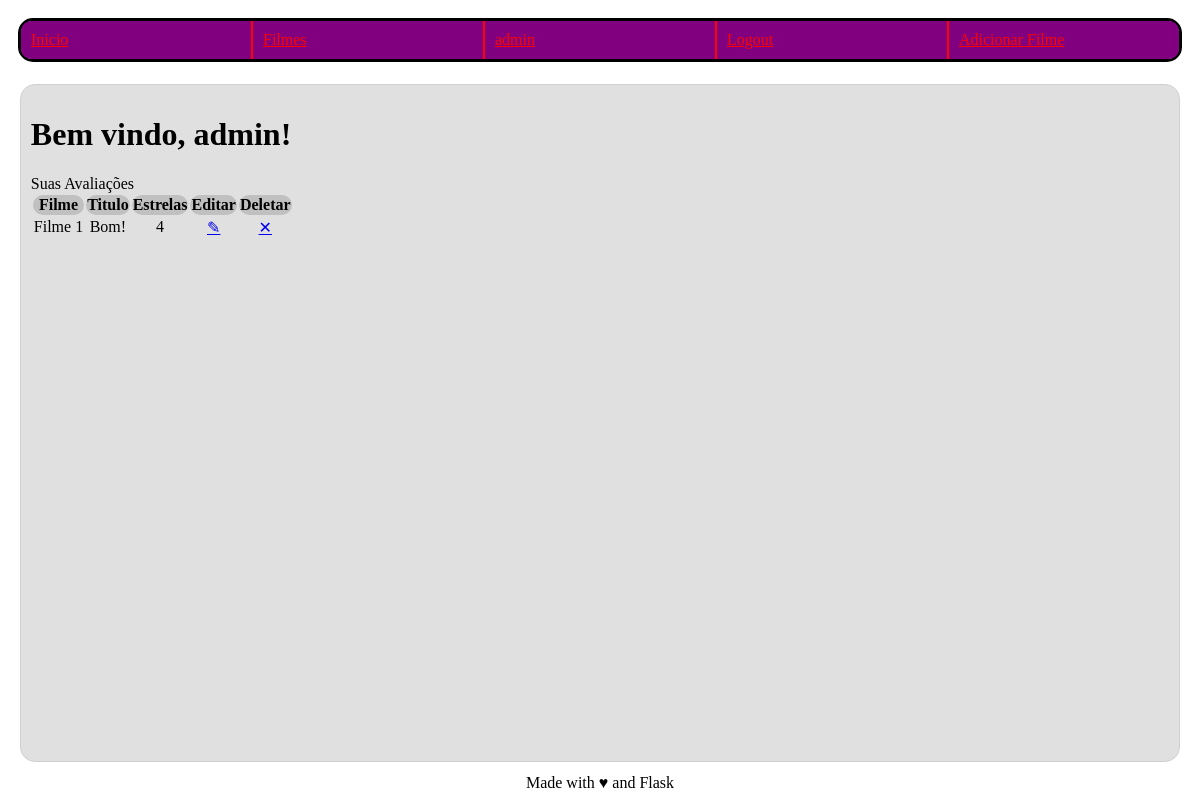
/ (signed in), run on the app's committed database.
### imdb/usuario/models.py (models this page shows, shortened)
class Usuario(db.Model, UserMixin):
   bcrypt = Bcrypt()
   __tablename__ = 'usuario'
   id = db.Column(db.Integer, primary_key=True)
   email = db.Column(db.String(80), unique=True, nullable=False)
   username = db.Column(db.String(80), unique=True, nullable=False)
   senha = db.Column(db.String(255),nullable = False)
   funcao = db.Column(db.String(50), server_default="user", nullable=False) #admin ou normal
   avaliacoes = db.relationship(Avaliacao, backref='usuario', lazy= True)

### imdb/filme/models.py (models this page shows, shortened)
class Avaliacao(db.Model):
    __tablename__ = 'avaliacao'
    id = db.Column(db.Integer, primary_key=True)
    titulo = db.Column(db.String(200), nullable=False)
    corpo = db.Column(db.String(500))
    estrelas = db.Column(db.Integer, nullable=False)
    id_filme = db.Column(db.Integer, db.ForeignKey('filme.id'), nullable=False)
    id_usuario = db.Column(db.Integer, db.ForeignKey('usuario.id'), nullable=False)

class Filme(db.Model):
   __tablename__ = 'filme'
   id = db.Column(db.Integer, primary_key=True)
   titulo = db.Column(db.String(160), unique=True, nullable=False)
   id_imdb = db.Column(db.String(7), unique=True, nullable=False)
   atores = db.Column(db.String(1000), nullable=False)
   diretor = db.Column(db.String(160), nullable=False)
   avaliacoes = db.relationship('Avaliacao', cascade="all,delete", backref='filme', lazy= True)

### imdb/principal/views.py (the view)
@principal.route("/")
def index():
   usuario = current_user
   if usuario.is_authenticated:
       return render_template("principal.html.j2", usuario=usuario, avaliacoes=usuario.avaliacoes)
   else:
       return render_template("principal.html.j2", avalicoes=[])

### imdb/usuario/models.py (called while the page is built)
@login_manager.user_loader
def load_user(user_id):
    return Usuario.query.get(user_id)

### imdb/principal/templates/principal.html.j2 (shortened to what this page needs)
{% extends "base.html.j2" %}
{% block content %}
  {% if current_user.is_authenticated %}
    <h1>Bem vindo, {{usuario.username}}!</h1>
    {% if avaliacoes %}
      <table>
        <tr>
          <th>Filme</th>
          <th>Titulo</th>
          <th>Estrelas</th>
          <th>Editar</th>
          <th>Deletar</th>
        </tr>
        {% for avaliacao in avaliacoes %}
        <tr>
          <td>{{avaliacao.filme.titulo}}</td>
          <td>{{avaliacao.titulo}}</td>
          <td>{{avaliacao.estrelas}}</td>
          <td><a href="{{url_for('filme.editar_avaliacao', id_filme=avaliacao.id_filme)}}">&#9998;</a> </td>
          <td><a href="{{url_for('filme.deletar_avaliacao', id_filme=avaliacao.id_filme)}}">&#10005;</a> </td>
        </tr>
        {% endfor%}
      </table>
    {% endif %}
  {% else %}
    <h1>Seja bem vindo!</h1>
  {% endif %}
{% endblock %}

### imdb/templates/base.html.j2 (shortened to what this page needs)
<!DOCTYPE html>
<html>
  <head>
    {% block head %}
    <link rel="stylesheet" href="{{ url_for('static', filename='styles/style.css') }}">
    {% endblock %}
  </head>
  <body>
    {% block navbar %}
      <nav>
        <a href="{{url_for('principal.index')}}">Inicio</a>
        <a href="{{url_for('filme.lista')}}">Filmes</a>
        {% if not current_user.is_authenticated %}
          <a href="{{url_for('principal.login')}}">Login</a>
          <a href="{{url_for('usuario.cadastrar_usuario')}}">Cadastrar</a>
        {% else %}
          <a href="{{url_for('usuario.perfil')}}">{{current_user.username}}</a>
          <a href="{{url_for('principal.logout')}}">Logout</a>
        {% endif %}
        {% if current_user.funcao == "admin" %}
          <a href="{{url_for('filme.adicionar')}}">Adicionar Filme</a>
        {% endif %}
      </nav>
    {% endblock %}
    <div id="content">{% block content %}{% endblock %}</div>
    <div id="footer">
      {% block footer %}
      Made with &hearts; and Flask
      {% endblock %}
    </div>
  </body>
</html>

### imdb/static/styles/style.css (style rules this page uses)
#content { margin: 1%; background-color: #e0e0e0; border-color: #d0d0d0; border-style: solid; border-width: thin; border-radius: 15px }
#footer { align-self: center; }
nav { margin: 10px; border-style: solid; display: flex; flex-wrap: wrap; }
nav a { flex: 1; padding: 10px; margin: 0px; float: left; background-color: purple; color: red; border-top-right-radius: 0; border-bottom-right-radius: 0; }
nav a:nth-child(n+2) { border-left-style: solid; border-radius: 0; border-left-width: 2px; }
nav a:first-child { border-left: 0px; border-top-left-radius: 10px; border-bottom-left-radius: 10px; }
nav a:last-child { border-right: 0px; border-top-right-radius: 10px; border-bottom-right-radius: 10px; }
html, body { height: 100%; display: flex; flex-direction: column; }
#content { height: 100%; padding: 10px; }
tr { text-align: center; }
th { background-color: #c0c0c0; }
* { border-radius: 15px; }

### data on the page
Usuario: username "admin"
Avaliacao: filme.titulo "Filme 1", titulo "Bom!", estrelas "4"
